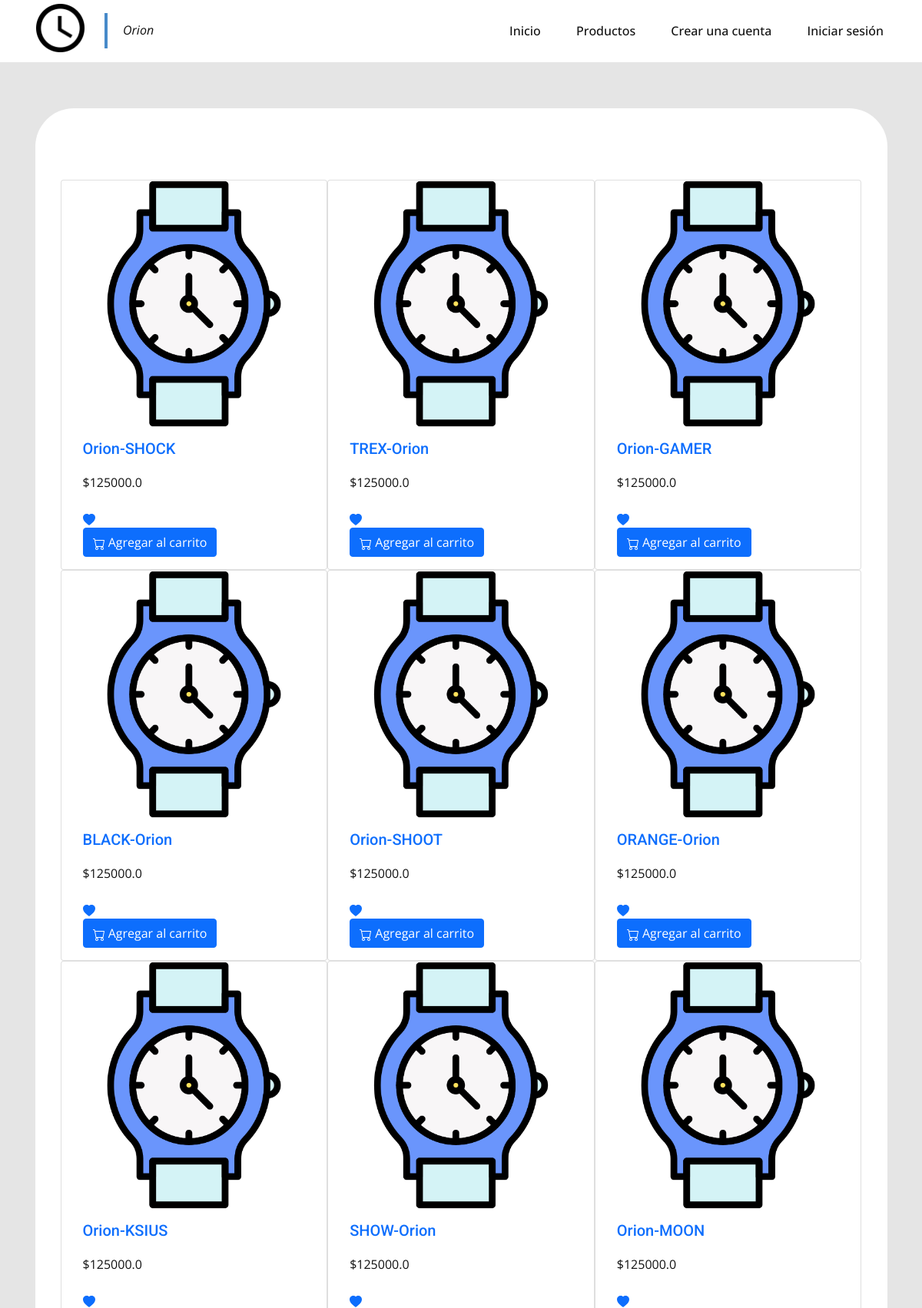
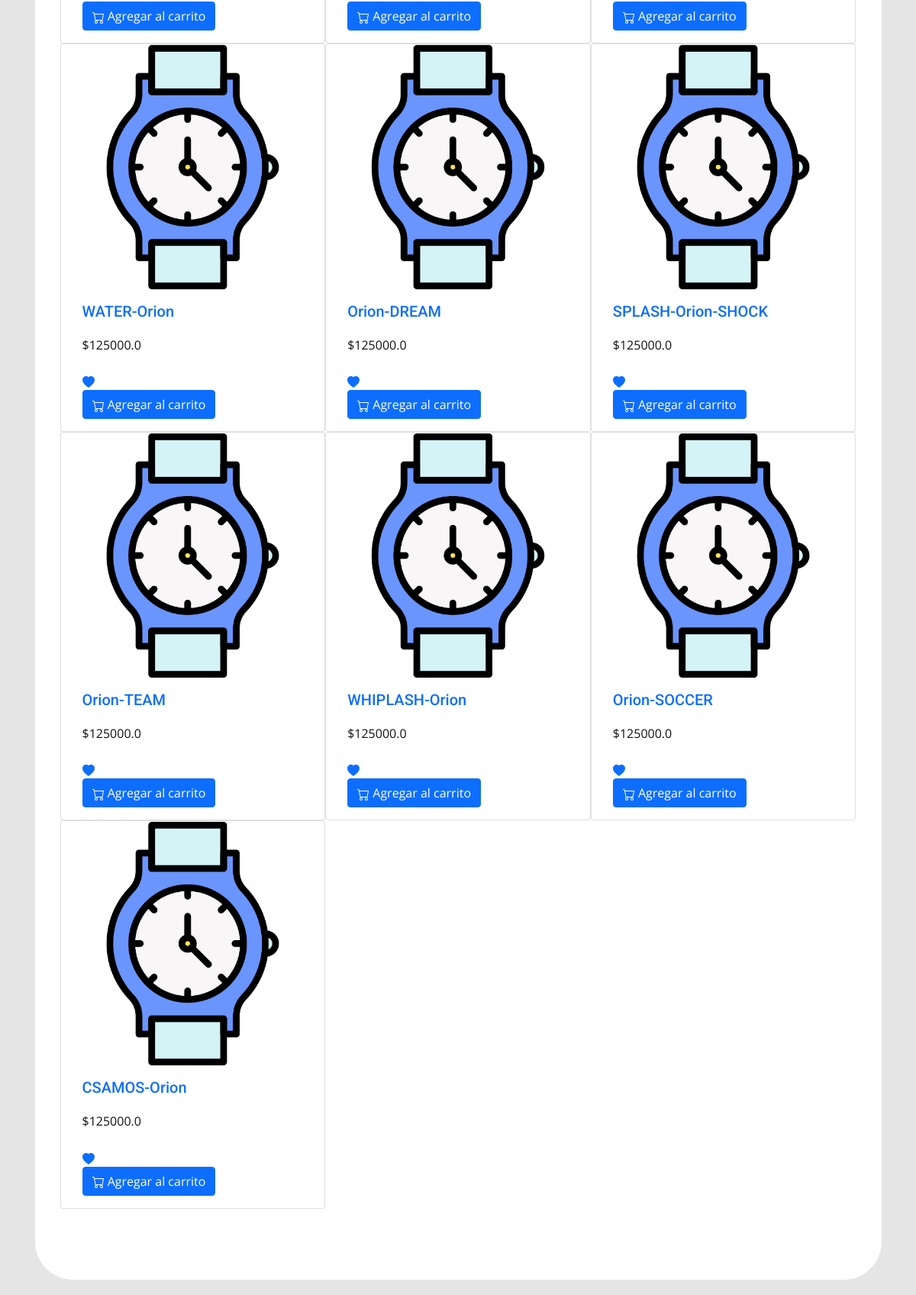
Page /show_productos (signed in, upper part) on the committed database (2 pictures, top to bottom).
### tables this page shows
CREATE TABLE [productos](
  [id_producto] INTEGER PRIMARY KEY AUTOINCREMENT, 
  [cod_producto] VARCHAR(10) NOT NULL UNIQUE ON CONFLICT ROLLBACK, 
  [nombre] VARCHAR(255) NOT NULL, 
  [descripcion] TEXT, 
  [imagen] VARCHAR(255) NOT NULL DEFAULT "../static/img/None.png", 
  [tipo_unidad] CHAR(2) NOT NULL DEFAULT 01, 
  [valor_unitario] DOUBLE NOT NULL DEFAULT 0, 
  [calificacion_producto] INT NOT NULL DEFAULT 5, 
  [descuento] CHAR(1) NOT NULL DEFAULT 0, 
  [porcentaje_dcto] DOUBLE(5, 2) NOT NULL DEFAULT (0.00), 
  [comentarios] TEXT, 
  [fecha_sistema] datetime DEFAULT CURRENT_TIMESTAMP);

### app.py (the view)
@app.route("/show_productos", methods=["GET", "POST"])
def show_productos():
    global rol_user
    if g.user:
        sql = "Select * from productos"
        db = get_db()
        cursor = db.cursor()
        cursor.execute(sql)
        productos = cursor.fetchall()
        close_db()
        return render_template("show_prod.html", inicioS=inicioS, productos=productos, rol_user=rol_user)
    else:
        return render_template('index.html', inicioS=inicioS, usuario=g.user)

### app.py (called while the page is built)
@app.before_request
def load_logged_in_user():
    user_id = session.get('user_id')
    if user_id is None:
        g.user = None
    else:
        db = get_db()
        g.user = db.execute(
            'SELECT * FROM usuarios WHERE id_usuario = ?', (user_id, )).fetchone()

### db.py (called while the page is built)
def get_db():
    try:
        if 'db' not in g:
            g.db = sqlite3.connect('orion.db')
        return g.db
    except Error:
        print(Error)

### templates/show_prod.html (shortened to what this page needs)
{% extends "base.html" %}
{% block estilo %}
<link rel="stylesheet" href="/static/css/listaDeseos.css" media=" screen"> {% endblock %}
{% block contenido %}
<section class="u-align-left u-clearfix u-grey-10 u-section-1" id="sec-000c">
    <div class="u-clearfix u-sheet u-sheet-1">
        <div class="u-container-style u-group u-radius-50 u-shape-round u-white u-group-1">
            <div class="u-container-layout u-container-layout-1">
                <div class="mt-5 mb-5  row row-cols-1 row-cols-sm-2 row-cols-md-3 ">
                    {% for pro in productos %}
                    <div class="card">
                        <a href="/productos/{{pro[0]}}" style="text-decoration: none;">
                            <img src="{{pro[4]}}" class="card-img-top" alt="...">
                        </a>
                        <div class="card-body">
                            <a href="/productos/{{pro[0]}}" style="text-decoration: none;">
                                <h5 class="card-title">{{pro[2]}}</h5>
                            </a>
                            <p class="card-text">${{pro[6]}}</p>
                            <span class="text-900 text-a">
                                <div>
                                    <a href="listadeseos/agregar/{{usuario_sesion}}/{{pro[0]}}">
                                        <button type="button" class="btn btn-outline-primary btn-sm"
                                            style="border-color: #ffffff;padding-top: 0px;padding-bottom: 0px;padding-left: 0px;padding-right: 0px;border-top-width: 0px;border-bottom-width: 0px;border-left-width: 0px;border-right-width: 0px;">
                                            <svg xmlns="http://www.w3.org/2000/svg" width="16" height="16"
                                                fill="currentColor" class="bi bi-heart-fill" viewBox="0 0 16 16">
                                                <path fill-rule="evenodd"
                                                    d="M8 1.314C12.438-3.248 23.534 4.735 8 15-7.534 4.736 3.562-3.248 8 1.314z" />
                                            </svg>
                                        </button>
                                    </a>
                                </div>
                                <div>
                                    <a href="carrito/agregar/{{usuario_sesion}}/{{pro[0]}}">
                                        <button type="button" class="btn btn-primary">
                                            Agregar al carrito
                                        </button>
                                    </a>
                                </div>
                            </span>
                        </div>
                    </div>
                    {% endfor %}
                </div>
            </div>
        </div>
    </div>
</section>
{% endblock %}

### templates/base.html (shortened to what this page needs)
<!DOCTYPE html>
<html style="font-size: 16px;">
<head>
    <link rel="stylesheet" href="/static/css/nicepage.css" media=" screen">
    <link rel="stylesheet" href="https://stackpath.bootstrapcdn.com/bootstrap/4.4.1/css/bootstrap.min.css">
    <link rel="stylesheet" href ="https://cdn.datatables.net/1.11.3/css/jquery.dataTables.min.css">
    <link rel="stylesheet" href ="https://cdn.datatables.net/1.11.3/css/jquery.dataTables.min.css">
    <link rel="stylesheet" href ="https://cdn.datatables.net/searchpanes/1.4.0/css/searchPanes.dataTables.min.css">
    <link rel="stylesheet" href ="https://cdn.datatables.net/select/1.3.3/css/select.dataTables.min.css">
    <link rel="stylesheet" href="https://nightly.datatables.net/css/jquery.dataTables.css" type="text/css" />
    {% block estilo %}{% endblock %}
    <link href="https://cdn.jsdelivr.net/npm/bootstrap@5.1.3/dist/css/bootstrap.min.css" rel="stylesheet"
>
</head>
<body class="u-body">
    <header class="u-clearfix u-header u-header" id="sec-b77b">
        <div class="u-clearfix u-sheet u-sheet-1">
            <a href="/" data-page-id="835051" class="u-image u-logo u-image-1" data-image-width="512"
                data-image-height="512" title="Inicio">
                <img src="/static/img/reloj.png" class="u-logo-image u-logo-image-1">
            </a>
            <nav class="u-menu u-menu-dropdown u-offcanvas u-menu-1">
                <div class="u-custom-menu u-nav-container">
                    <ul class="u-nav u-spacing-2 u-unstyled u-nav-1">
                        {% if inicioS %}
                            <li class="u-nav-item"><a class="u-button-style u-nav-link" href="/"
                                    style="padding: 10px 20px;">Inicio</a>
                            </li>
                            <li class="u-nav-item"><a class="u-button-style u-nav-link" href="productos"
                                    style="padding: 10px 20px;">Productos</a>
                                    <ul class="list__show">
                                        {% if rol_user != "USER" %}
                                            <li class="list__inside">
                                                <a href="{{ url_for('crud_productos') }}" class="nav__link nav__link--inside">Gestionar Productos</a>
                                            </li>
                                            <li class="list__inside">
                                                <a href="{{ url_for('show_productos') }}" class="nav__link nav__link--inside">Mostrar Productos</a>
                                            </li>
                                        {% endif %}
                                    </ul>
                            </li>
                            <li class="u-nav-item"><a class="u-button-style u-nav-link" href="salir"
                                    style="padding: 10px 20px;">Cerrar
                                    Sesion</a>
                            </li>
                        {% else %}
                            <li class="u-nav-item"><a class="u-button-style u-nav-link" href="/"
                                    style="padding: 10px 20px;">Inicio</a>
                            </li>
                            <li class="u-nav-item"><a class="u-button-style u-nav-link" href="productos"
                                    style="padding: 10px 20px;">Productos</a>
                            </li>
                            <li class="u-nav-item"><a class="u-button-style u-nav-link" href="registro"
                                    style="padding: 10px 20px;">Crear una cuenta</a>
                            </li>
                            <li class="u-nav-item"><a class="u-button-style u-nav-link" href="iniciar"
                                    style="padding: 10px 20px;">Iniciar sesión</a>
                            </li>
                        {% endif %}
                    </ul>
                </div>
            </nav>
            <blockquote class="u-text u-text-default u-text-1">Orion</blockquote>
        </div>
    </header>
    <div>
    {% block contenido %}{% endblock %}
    </div>
</body>
</html>

### static/css/listaDeseos.css (style rules this page uses)
.u-section-1 { background-image: none; }
.u-section-1 .u-sheet-1 { min-height: 728px; }
.u-section-1 .u-group-1 { width: 1109px; min-height: auto; height: auto; margin: 60px auto 45px; }
.u-section-1 .u-container-layout-1 { padding: 0; }

### rows in the picture
productos: imagen (placeholder picture), nombre "Orion-SHOCK", valor_unitario "125000.0"
productos: imagen (placeholder picture), nombre "TREX-Orion", valor_unitario "125000.0"
productos: imagen (placeholder picture), nombre "Orion-GAMER", valor_unitario "125000.0"
productos: imagen (placeholder picture), nombre "BLACK-Orion", valor_unitario "125000.0"
productos: imagen (placeholder picture), nombre "Orion-SHOOT", valor_unitario "125000.0"
productos: imagen (placeholder picture), nombre "ORANGE-Orion", valor_unitario "125000.0"
productos: imagen (placeholder picture), nombre "Orion-KSIUS", valor_unitario "125000.0"
productos: imagen (placeholder picture), nombre "SHOW-Orion", valor_unitario "125000.0"
productos: imagen (placeholder picture), nombre "Orion-MOON", valor_unitario "125000.0"
productos: imagen (placeholder picture), nombre "WATER-Orion", valor_unitario "125000.0"
productos: imagen (placeholder picture), nombre "Orion-DREAM", valor_unitario "125000.0"
productos: imagen (placeholder picture), nombre "SPLASH-Orion-SHOCK", valor_unitario "125000.0"
productos: imagen (placeholder picture), nombre "Orion-TEAM", valor_unitario "125000.0"
productos: imagen (placeholder picture), nombre "WHIPLASH-Orion", valor_unitario "125000.0"
productos: imagen (placeholder picture), nombre "Orion-SOCCER", valor_unitario "125000.0"
productos: imagen (placeholder picture), nombre "CSAMOS-Orion", valor_unitario "125000.0"
